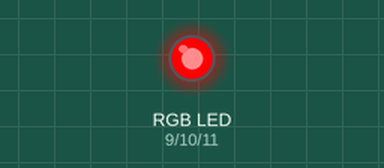
This sketch was run on a simulated Arduino Uno, built with avr-gcc and run on an emulated ATmega328P. Shown: an RGB LED mixed from three pins (HIGH = lit).

Above: at 0.5 s.
At 1.5 s:
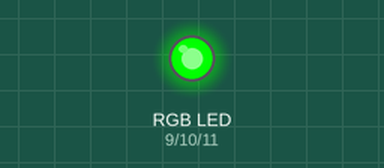
At 5.5 s:
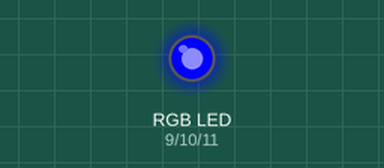
Timing chart, 0 to 6.9 s (numbered marks = the images above):
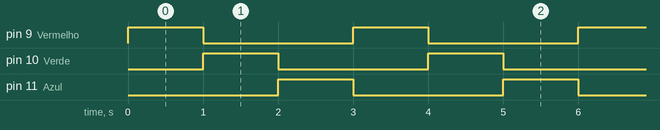

Measured:
- by itself, pin 9 (Vermelho), pin 10 (Verde), pin 11 (Azul): alternates HIGH for 1.0 s and LOW for 2.0 s
- by itself, everything shown: repeats every 3.0 s, in 4 steps

The sketch:

teste_rgb.ino
```cpp
void setup() {
  // initialize digital pin LED_BUILTIN as an output.
  pinMode(9, OUTPUT); // Vermelho
  pinMode(10, OUTPUT); // Verde
  pinMode(11, OUTPUT); // Azul

}

void loop() {

    digitalWrite(9, HIGH);
    delay(1000);
    digitalWrite(9, LOW);

    digitalWrite(10, HIGH);
    delay(1000);
    digitalWrite(10, LOW);

    digitalWrite(11, HIGH);
    delay(1000);
    digitalWrite(11, LOW);

} 
```
